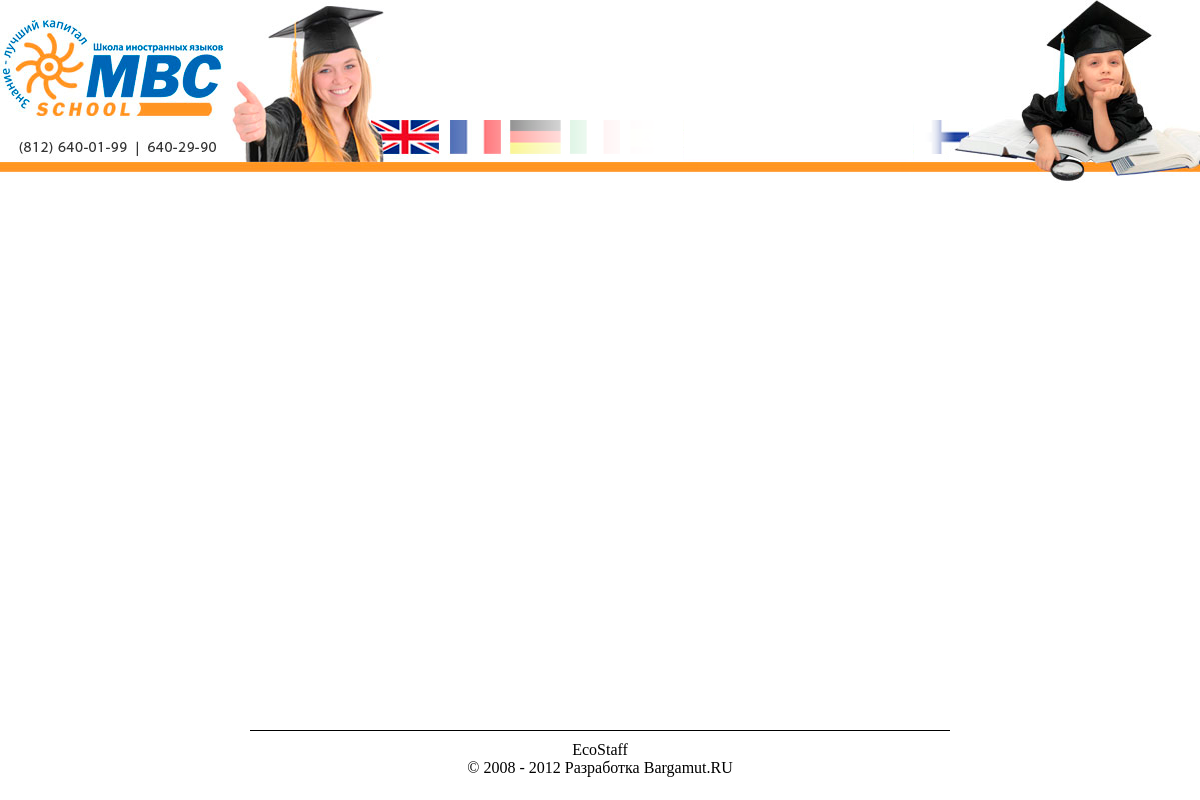
Before: /report/teachers.php with the older database file.
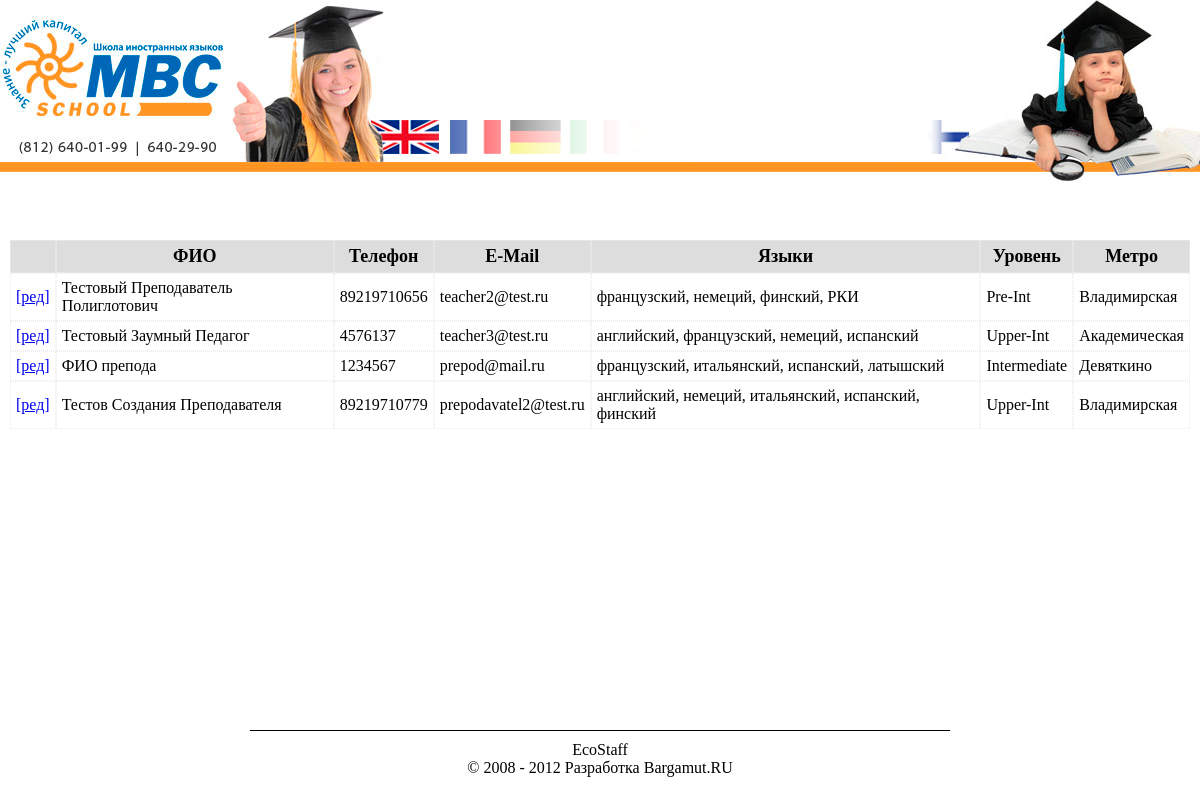
After: the same page with the newer database file.
### tables this page shows
CREATE TABLE IF NOT EXISTS `teachers` (
  `id` int(11) NOT NULL AUTO_INCREMENT COMMENT 'ID преподавателя',
  `fio` char(50) NOT NULL COMMENT 'ФИО преподавателя',
  `phone` char(14) NOT NULL COMMENT 'Телефона преподавателя',
  `email` char(50) NOT NULL COMMENT 'E-Mail преподавателя',
  `languages` char(50) NOT NULL COMMENT 'Массив ID языков преподавателя',
  `grade` int(11) NOT NULL COMMENT 'ID уровня преподавателя',
  `metro` int(11) NOT NULL COMMENT 'ID станции метро',
  PRIMARY KEY (`id`)
);

CREATE TABLE IF NOT EXISTS `teachers_grades` (
  `id` int(11) NOT NULL AUTO_INCREMENT COMMENT 'ID уровня преподавателя',
  `name` char(50) NOT NULL COMMENT 'Название уровня преподавания',
  PRIMARY KEY (`id`)
);

CREATE TABLE IF NOT EXISTS `stations` (
  `id` int(11) NOT NULL AUTO_INCREMENT COMMENT 'ID станции метро',
  `name` char(50) NOT NULL COMMENT 'Название станции метро',
  PRIMARY KEY (`id`)
);

### eng/api/api.database.php (called while the page is built, shortened)
<?php
class Database {
    function db_query() {
        $args = func_get_args();
        if (func_num_args() >= 1) {
            $q = array_shift($args);
            $p = array_shift($args);
            if (isset($p)){
                $q = $this->quoteSet($q);
                foreach($p as $k => $v) {
                    $p[$k] = $this->strFormat($v);
                }
                $q = vsprintf($q, $p);
            }
            $r = mysql_query($q) or die(mysql_error());
            $r = $this->db_make_result($r, $q);
        } else {
            $r = 'Нет нужных данных!';
        }
        return $r;
    }
    private function quoteSet($q) {
        $q = preg_replace_callback(
            '/(%?)(%[sd])(:\w+)?(%?)/i',
            function($m) { return $this->PregCallback($m); },
            $q);
        return $q;
    }
    private function strFormat($str) {
        return htmlspecialchars(mysql_real_escape_string($str));
    }
    private function db_make_result($r, $q) {
        $result = array();
        if (preg_match('/^SELECT/i', $q)) {
            if (mysql_num_rows($r) == 1) {
                return mysql_fetch_assoc($r);
            } else {
                while ($row = mysql_fetch_assoc($r)) {
                    $result[] = $row;
                }
                return $result;
            }
        } else {
            return $r;
        }
    }
}
?>

### report/teachers.php (the view, shortened to what this page needs)
<?php include('../top.php');?>
<!DOCTYPE html>
<html>
<head>
    <link rel="stylesheet" type="text/css" href="../css/default.css" />
    <link rel="stylesheet" type="text/css" href="../css/auth.css" />
    <link rel="stylesheet" type="text/css" href="../css/main.css" />
</head>
<body>
<div class="main ">
    <div class="header">
        <?=SITE_LOGO?>
    </div>
    <div class="usertab">
    </div>
    <div class="content">
        <?php
        function arrayAttr($mainarr, $needle) {
            $arr = array();
            $needle = explode(',', $needle);
            foreach ($mainarr as $kl => $vl) {
                foreach ($needle as $kvl => $vvl) {
                    if ($vl['id'] == $vvl) {
                        $arr[] = $vl['name'];
                    }
                }
            }
            return implode(', ', $arr);
        }
        $teachers       = $DB->db_query('SELECT * FROM teachers',           ['']);
        $languages      = $DB->db_query('SELECT * FROM languages ORDER BY `id`',        ['']);
        $t_grades       = $DB->db_query('SELECT * FROM teachers_grades ORDER BY `id`',  ['']);
        $stations       = $DB->db_query('SELECT * FROM stations ORDER BY `id`',         ['']);
        unset($teachers[0]);
        $teachers = array_values($teachers);
        $t_result = '<table border="0" cellspadding="0" cellspacing="0">';
        foreach ($teachers as $k => $v) {
            if ($k == 0) {
                $t_result .= '<tr class="caption">'.
                    '<td></td>'.
                    '<td>ФИО</td>'.
                    '<td>Телефон</td>'.
                    '<td>E-Mail</td>'.
                    '<td>Языки</td>'.
                    '<td>Уровень</td>'.
                    '<td>Метро</td>'.
                    '</tr>';
            }
            $langs = arrayAttr($languages, $v['languages']);
            $t_result .= '<tr>'.
                '<td><a href="/staff/edit.php?s='.$v['id'].'">[ред]</a></td>'.
                '<td>'.$v['fio'].'</td>'.
                '<td>'.$v['phone'].'</td>'.
                '<td>'.$v['email'].'</td>'.
                '<td>'.$langs.'</td>'.
                '<td>'.$t_grades[$v['grade'] - 1]['name'].'</td>'.
                '<td>'.$stations[$v['metro'] - 1]['name'].'</td>'.
                '</tr>';
        }
        $t_result .= '</table>';
        $main_tpl = file_get_contents(SITE_ROOT.'/tpl/reports/teachPage.html');
        $main_tpl = str_replace('{teachers}', $t_result, $main_tpl);
        echo $main_tpl;
        ?>
    </div>
    <div class="push"></div>
</div>
<div class="footer">
    <hr />
    <?=CREDITS?>
    <?=DEVELOPERS?>
</div>
</body>
</html>

Changed rows visible on the page:
added teachers: shows "ФИО", fio "Тестовый Преподаватель Полиглотович", phone "89219710656", email "teacher2@test.ru", languages "французский, немеций, финский, РКИ", grade.name "Pre-Int", metro.name "Владимирская"
added teachers: fio "Тестовый Заумный Педагог", phone "4576137", email "teacher3@test.ru", languages "английский, французский, немеций, испанский", grade.name "Upper-Int", metro.name "Академическая"
added teachers: fio "ФИО препода", phone "1234567", email "prepod@mail.ru", languages "французский, итальянский, испанский, латышский", grade.name "Intermediate", metro.name "Девяткино"
added teachers: fio "Тестов Создания Преподавателя", phone "89219710779", email "prepodavatel2@test.ru", languages "английский, немеций, итальянский, испанский, финский", grade.name "Upper-Int", metro.name "Владимирская"
